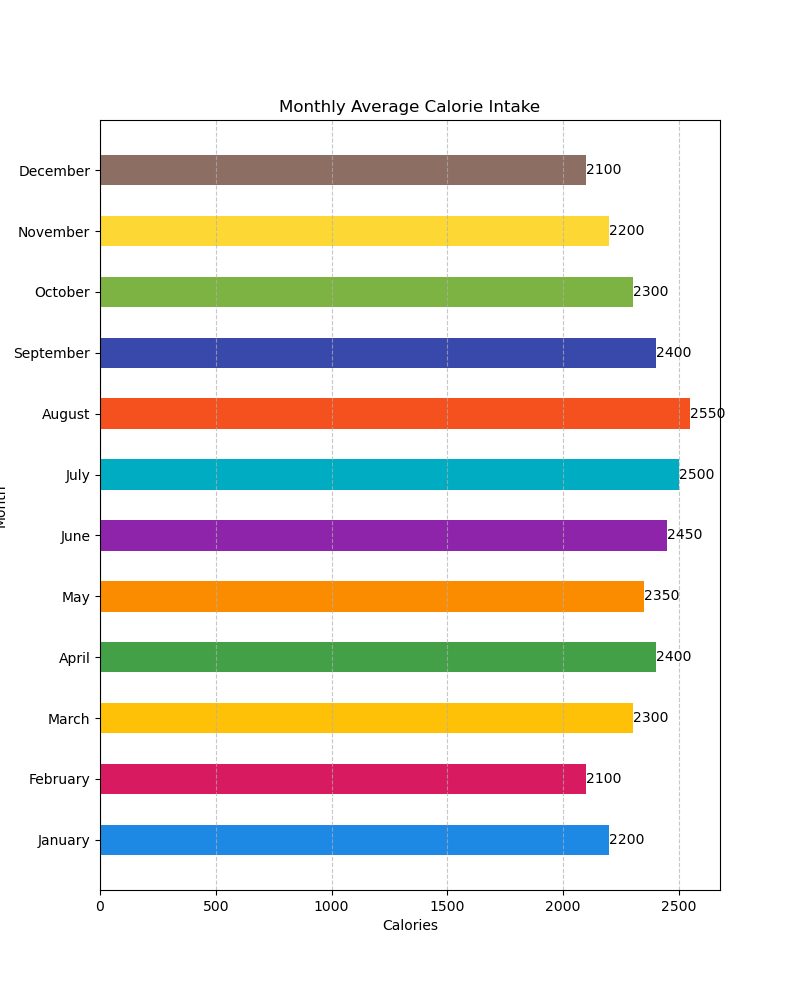

Write Python code to recreate this figure.

import matplotlib.pyplot as plt

# Data
months = ['January', 'February', 'March', 'April', 'May', 'June', 'July', 'August', 'September', 'October', 'November', 'December']
calories = [2200, 2100, 2300, 2400, 2350, 2450, 2500, 2550, 2400, 2300, 2200, 2100]

# Color codes for each bar
colors = ['#1E88E5', '#D81B60', '#FFC107', '#43A047', '#FB8C00', '#8E24AA', '#00ACC1', '#F4511E', '#3949AB', '#7CB342', '#FDD835', '#8D6E63']

# Bar width
bar_width = 0.5

# Create horizontal bar chart
plt.figure(figsize=(8, 10))
bar_container = plt.barh(months, calories, color=colors, height=bar_width)

# Add data labels
for bar in bar_container:
    width = bar.get_width()
    plt.text(width, bar.get_y() + bar.get_height()/2, f'{width}', ha='left', va='center')

# Title and labels
plt.title('Monthly Average Calorie Intake')
plt.xlabel('Calories')
plt.ylabel('Month')

# Customize the grid
plt.grid(axis='x', linestyle='--', alpha=0.7)

# Show plot
plt.show()
